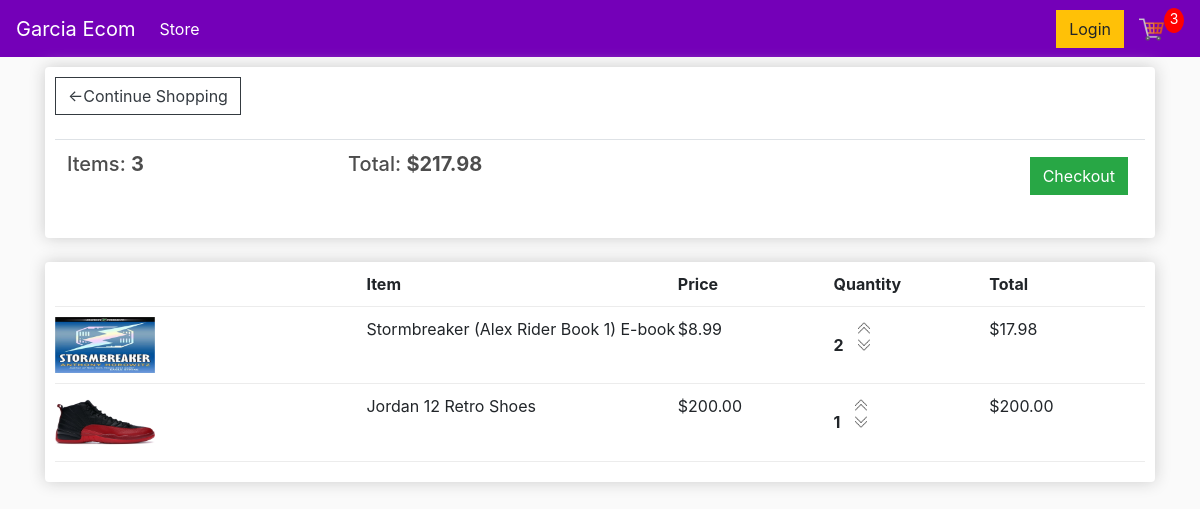
/cart/ (signed in), run on an earlier commit of the app's database.
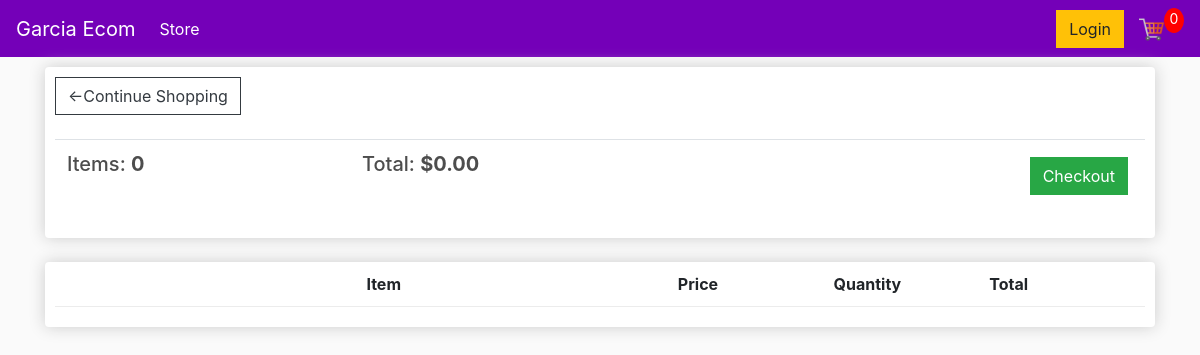
And on a later commit of the database.
### store/models.py (models this page shows, shortened)
class Order(models.Model):
    customer = models.ForeignKey(Customer, on_delete=models.SET_NULL, null=True, blank= True)
    date_ordered = models.DateTimeField(auto_now_add=True)
    complete = models.BooleanField(default=False, null=True, blank=False)
    transaction_id = models.CharField(max_length=100, null=True)
    @property
    def get_cart_total(self):
        orderitems = self.orderitem_set.all()
        total = sum([item.get_total for item in orderitems]) #looping through order item of total
        return total
    @property
    def get_cart_items(self):
        orderitems = self.orderitem_set.all()
        total = sum([item.quantity for item in orderitems])#looping through order item of quantity
        return total

class OrderItem(models.Model):
    product = models.ForeignKey(Product, on_delete=models.SET_NULL, null=True)
    order = models.ForeignKey(Order, on_delete=models.SET_NULL, null=True)
    quantity = models.IntegerField(default=0, null=True, blank=True)
    date_added = models.DateTimeField(auto_now_add=True)
    @property
    def get_total(self):
        total = self.product.price * self.quantity
        return total

class Product(models.Model):
    name = models.CharField(max_length=200)
    price = models.DecimalField(max_digits=7, decimal_places=2)
    digital = models.BooleanField(default=False, null=True, blank=True)
    image = models.ImageField(null=True,blank=True)
    @property
    def imageURL(self):
        try:
            url = self.image.url
        except:
            url = ''
        return url

### store/views.py (the view)
# urls.py: path('cart/', views.cart, name="cart"),
def cart(request):
    if request.user.is_authenticated:
        customer = request.user.customer
        order, created = Order.objects.get_or_create(customer=customer, complete=False)
        items = order.orderitem_set.all()
        cartItems = order.get_cart_items
    else:
        items = []
        order = {'get_cart_total':0, 'get_cart_items':0 , 'shipping':False}
        cartItems = order['get_cart_items']
    context = {'items':items,'order':order, 'cartItems':cartItems}
    return render(request, 'store/cart.html', context)

### store/templates/store/cart.html
{% extends 'store/main.html' %}
{% load static %}
{% block content %}
<div class="row">
    <div class="col-lg-12">
        <div class="box-element">
            <a class="btn btn-outline-dark" href="{% url 'store' %}">&#x2190;Continue Shopping</a>
            <br>
            <br>
            <table class="table">
                <tr>
                    <th><h5>Items: <strong>{{order.get_cart_items}}</strong></h5></th>
                    <th><h5>Total: <strong>${{order.get_cart_total|floatformat:2}}</strong></h5></th>
                    <th>
                        <a style="float: right;margin: 5px" class="btn btn-success" href="{%url 'checkout'%}">Checkout</a>
                    </th>
                </tr>
            </table>
        </div>
        <br>
        <div class="box-element">
            <div class="cart-row">
                <div style="flex:2"></div>
                <div style="flex:2"><strong>Item</strong></div>
                <div style="flex:1"><strong>Price</strong></div>
                <div style="flex:1"><strong>Quantity</strong></div>
                <div style="flex:1"><strong>Total</strong></div>
            </div>
            {% for item in items %}
            <div class="cart-row">
                <div style="flex:2"><img class="row-image" src="{{item.product.imageURL}}" alt=""></div>
                <div style="flex:2">{{item.product.name}}</div>
                <div style="flex:1">${{item.product.price|floatformat:2}}</div>
                <div style="flex:1">
                    <p class="quantity">{{item.quantity}}</p>
                    <div class="quantity">
                        <img data-product={{item.product.id}} data-action="add" class="chg-quantity update-cart" src="{% static 'images/arrowUp.png' %}">
                        <img data-product={{item.product.id}} data-action="remove"  class="chg-quantity update-cart" src="{% static 'images/arrowDown.png' %}">
                    </div>
                </div>
                <div style="flex:1">${{item.get_total}}</div>
            </div>
            {% endfor %}
        </div>
    </div>
</div>
{% endblock content %}

What changed in the data, as far as the page shows it:
removed Order: get_cart_items "3", get_cart_total "217.98"
no longer on this page (row edited): OrderItem: product.imageURL (picture), product.name "Stormbreaker (Alex Rider Book 1) E-book", product.price "8.99", quantity "2", get_total "17.98"
removed OrderItem: product.imageURL (picture), product.name "Jordan 12 Retro Shoes", product.price "200.00", quantity "1", get_total "200.00"
added Order: get_cart_items "0", get_cart_total "0.00"
Also different on the page:
{{ cartItems }}: "3" → "0"
